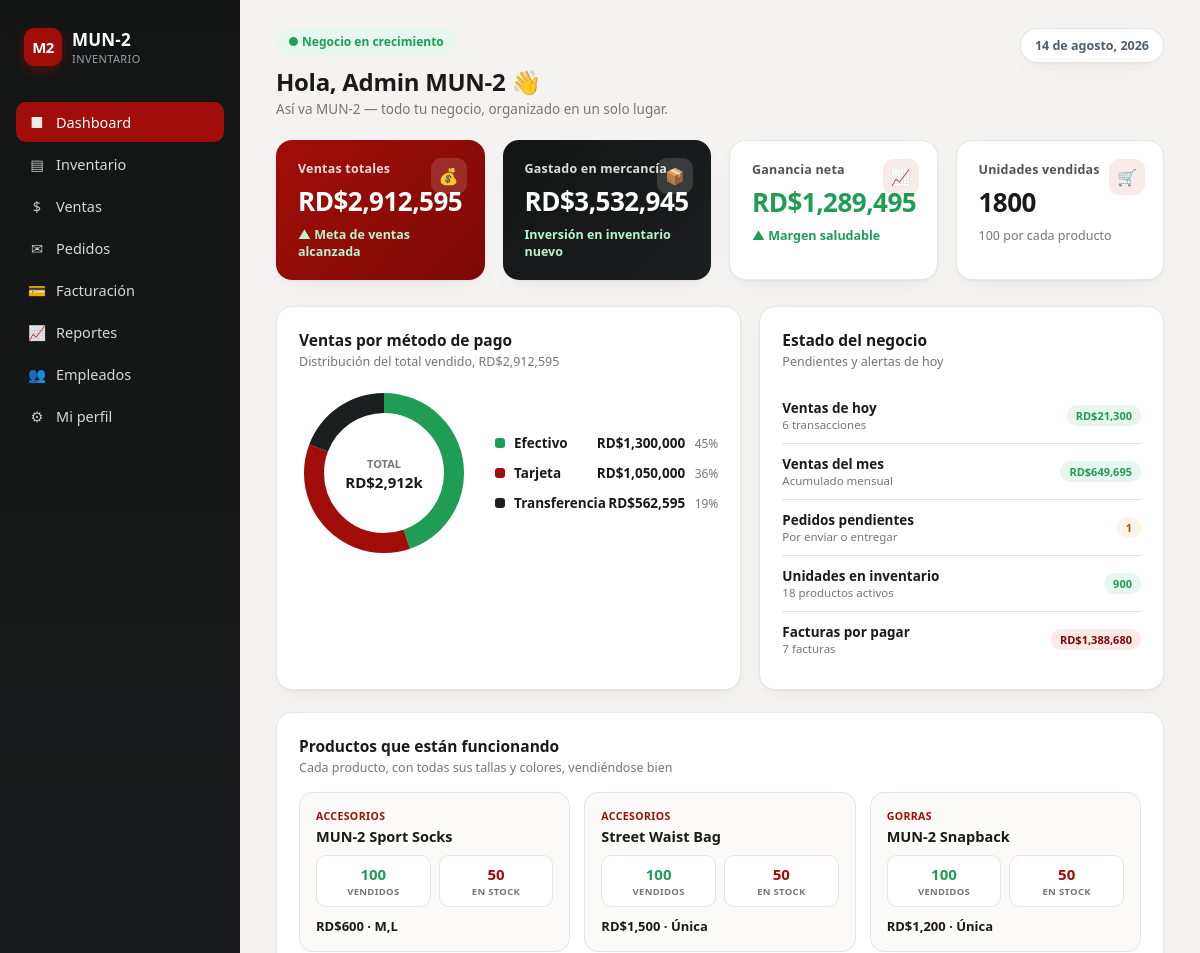
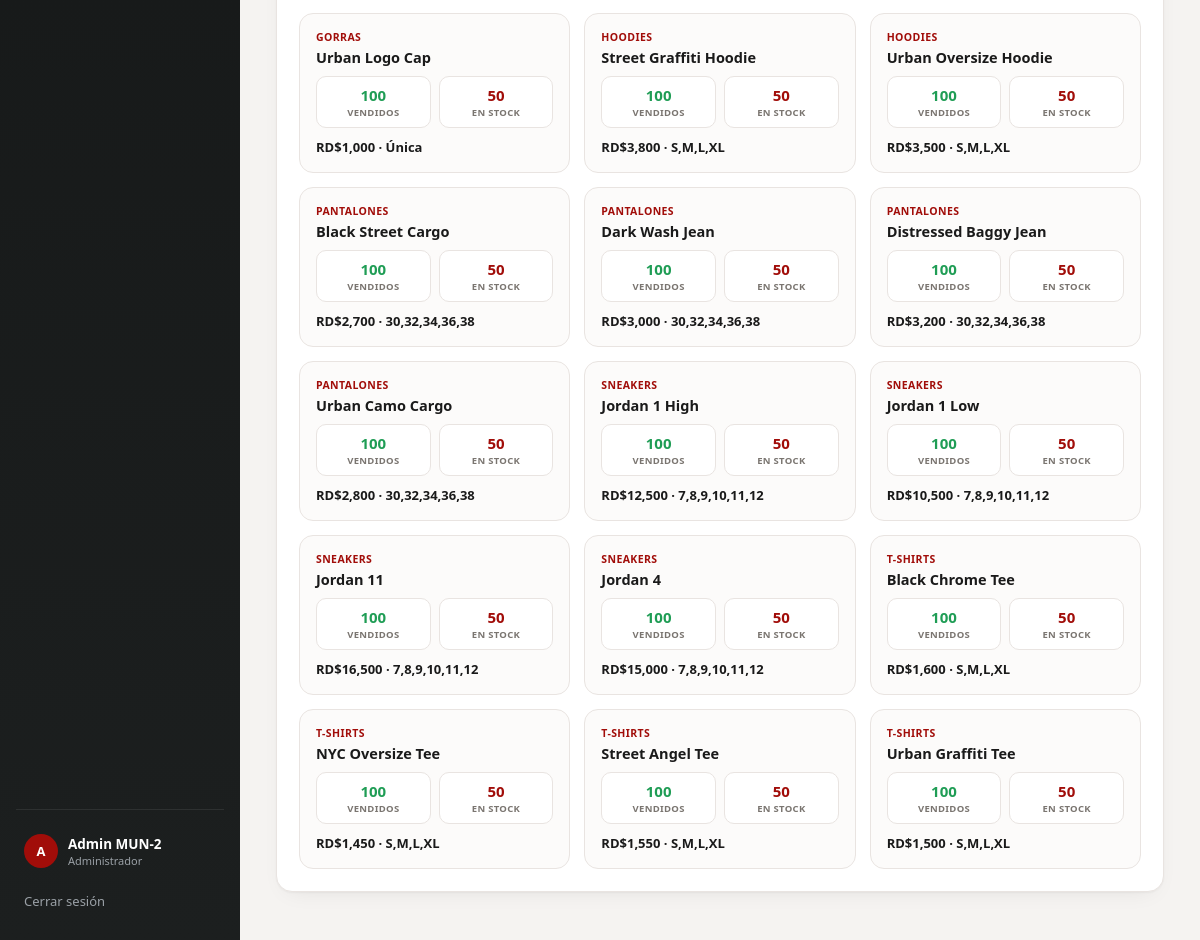
/dashboard (signed in), run on the app's committed database (2 pictures, top to bottom).
### tables this page shows
CREATE TABLE productos (
            id INTEGER PRIMARY KEY AUTOINCREMENT,
            sku TEXT UNIQUE NOT NULL,
            nombre TEXT NOT NULL,
            categoria TEXT NOT NULL,
            descripcion TEXT,
            precio_venta INTEGER NOT NULL,
            costo INTEGER NOT NULL,
            stock INTEGER NOT NULL DEFAULT 0,
            stock_minimo INTEGER NOT NULL DEFAULT 5,
            color TEXT,
            tallas TEXT
        );

### app.py (the view)
@app.route("/dashboard")
@login_required
def dashboard():
    db = get_db()
    hoy = datetime.now().strftime("%Y-%m-%d")
    ventas_hoy = db.execute(
        "SELECT COALESCE(SUM(total), 0) AS total, COUNT(*) AS n "
        "FROM ventas WHERE fecha LIKE ?",
        (f"{hoy}%",),
    ).fetchone()
    productos_vendidos_hoy = db.execute(
        "SELECT COALESCE(SUM(vi.cantidad), 0) AS n "
        "FROM venta_items vi JOIN ventas v ON v.id = vi.venta_id "
        "WHERE v.fecha LIKE ?",
        (f"{hoy}%",),
    ).fetchone()["n"]
    mes = datetime.now().strftime("%Y-%m")
    ventas_mes = db.execute(
        "SELECT COALESCE(SUM(total), 0) AS total FROM ventas WHERE fecha LIKE ?",
        (f"{mes}%",),
    ).fetchone()["total"]
    stock_bajo = db.execute(
        "SELECT * FROM productos WHERE stock <= stock_minimo ORDER BY stock ASC"
    ).fetchall()
    total_inventario_unidades = db.execute(
        "SELECT COALESCE(SUM(stock), 0) AS n FROM productos"
    ).fetchone()["n"]
    ultimas_ventas = db.execute(
        "SELECT * FROM ventas ORDER BY id DESC LIMIT 5"
    ).fetchall()
    pedidos_pendientes = db.execute(
        "SELECT COUNT(*) AS n FROM pedidos WHERE estado IN ('Pendiente', 'Enviado')"
    ).fetchone()["n"]
    facturas_pendientes = None
    if session.get("rol") == "Administrador":
        facturas_pendientes = db.execute(
            "SELECT COUNT(*) AS n, COALESCE(SUM(monto), 0) AS total FROM facturas WHERE estado = 'Pendiente'"
        ).fetchone()
    ventas_total = db.execute(
        "SELECT COALESCE(SUM(total), 0) AS t FROM ventas"
    ).fetchone()["t"]
    gasto_mercancia = db.execute(
        "SELECT COALESCE(SUM(monto), 0) AS t FROM facturas"
    ).fetchone()["t"]
    ganancia_neta = ventas_total - COSTO_MERCANCIA_VENDIDA
    filas_metodo = db.execute(
        """SELECT metodo_pago, COALESCE(SUM(total), 0) AS total
           FROM ventas GROUP BY metodo_pago ORDER BY total DESC"""
    ).fetchall()
    metodos_pago = []
    offset = 0
    circunferencia = 2 * 3.14159265 * 70  # radio 70 del donut en el SVG
    for fila in filas_metodo:
        pct = (fila["total"] / ventas_total * 100) if ventas_total else 0
        largo_arco = circunferencia * (pct / 100)
        metodos_pago.append({
            "metodo": fila["metodo_pago"],
            "total": fila["total"],
            "pct": pct,
            "color": COLORES_METODO_PAGO.get(fila["metodo_pago"], "#525E6A"),
            "dasharray": f"{largo_arco:.2f} {circunferencia:.2f}",
            "dashoffset": f"{-offset:.2f}",
        })
        offset += largo_arco
    productos_vitrina = db.execute(
        "SELECT * FROM productos ORDER BY categoria, nombre"
    ).fetchall()
    return render_template(
        "dashboard.html",
        ventas_hoy_total=ventas_hoy["total"],
        ventas_hoy_n=ventas_hoy["n"],
        productos_vendidos_hoy=productos_vendidos_hoy,
        ventas_mes=ventas_mes,
        stock_bajo=stock_bajo,
        total_inventario_unidades=total_inventario_unidades,
        ultimas_ventas=ultimas_ventas,
        pedidos_pendientes=pedidos_pendientes,
        facturas_pendientes=facturas_pendientes,
        ventas_total=ventas_total,
        gasto_mercancia=gasto_mercancia,
        ganancia_neta=ganancia_neta,
        metodos_pago=metodos_pago,
        productos_vitrina=productos_vitrina,
        unidades_vendidas_badge=UNIDADES_VENDIDAS_POR_PRODUCTO,
    )

### app.py (called while the page is built)
def get_db():
    if "db" not in g:
        g.db = get_connection()
    return g.db

def login_required(view):
    @wraps(view)
    def wrapped(*args, **kwargs):
        if "usuario_id" not in session:
            return redirect(url_for("login"))
        return view(*args, **kwargs)
    return wrapped

@app.context_processor
def inject_globals():
    ahora = datetime.now()
    fecha_hoy = f"{ahora.day} de {MESES_ES[ahora.month - 1]}, {ahora.year}"
    return {
        "tienda_nombre": "MUN-2",
        "usuario_actual": session.get("nombre"),
        "rol_actual": session.get("rol"),
        "fecha_hoy": fecha_hoy,
    }

### database.py (called while the page is built)
def get_connection():
    conn = sqlite3.connect(DB_PATH)
    conn.row_factory = sqlite3.Row
    conn.execute("PRAGMA foreign_keys = ON")
    return conn

### templates/dashboard.html (shortened to what this page needs)
{% extends "base.html" %}
{% block content %}
<div class="topbar-wrap">
  <div>
    <span class="hero-tag">&#9679; Negocio en crecimiento</span>
    <div class="page-title">Hola, {{ usuario_actual }} &#128075;</div>
    <div class="page-sub">Así va MUN-2 — todo tu negocio, organizado en un solo lugar.</div>
  </div>
  <div class="date-pill">{{ fecha_hoy }}</div>
</div>
<div class="kpi-grid">
  <div class="kpi-card accent-red">
    <div class="kpi-icon">&#128176;</div>
    <div class="kpi-label">Ventas totales</div>
    <div class="kpi-value">RD${{ "{:,}".format(ventas_total) }}</div>
    <div class="kpi-foot">&#9650; Meta de ventas alcanzada</div>
  </div>
  <div class="kpi-card accent-black">
    <div class="kpi-icon">&#128230;</div>
    <div class="kpi-label">Gastado en mercancía</div>
    <div class="kpi-value">RD${{ "{:,}".format(gasto_mercancia) }}</div>
    <div class="kpi-foot">Inversión en inventario nuevo</div>
  </div>
  <div class="kpi-card">
    <div class="kpi-icon">&#128200;</div>
    <div class="kpi-label">Ganancia neta</div>
    <div class="kpi-value" style="color:var(--success);">RD${{ "{:,}".format(ganancia_neta) }}</div>
    <div class="kpi-foot">&#9650; Margen saludable</div>
  </div>
  <div class="kpi-card">
    <div class="kpi-icon">&#128722;</div>
    <div class="kpi-label">Unidades vendidas</div>
    <div class="kpi-value">{{ productos_vitrina|length * unidades_vendidas_badge }}</div>
    <div class="kpi-foot kpi-foot-muted">{{ unidades_vendidas_badge }} por cada producto</div>
  </div>
</div>
<div class="row-2col">
  <div class="card">
    <div class="card-title">Ventas por método de pago</div>
    <div class="card-sub">Distribución del total vendido, RD${{ "{:,}".format(ventas_total) }}</div>
    <div class="donut-wrap">
      <svg width="170" height="170" viewBox="0 0 170 170">
        <circle cx="85" cy="85" r="70" fill="none" stroke="#F0ECE9" stroke-width="20"></circle>
        {% for m in metodos_pago %}
        <circle cx="85" cy="85" r="70" fill="none"
                stroke="{{ m.color }}" stroke-width="20"
                stroke-dasharray="{{ m.dasharray }}"
                stroke-dashoffset="{{ m.dashoffset }}"
                transform="rotate(-90 85 85)"
                stroke-linecap="butt"></circle>
        {% endfor %}
        <text x="85" y="80" text-anchor="middle" class="donut-center-label" fill="#7A7570">TOTAL</text>
        <text x="85" y="100" text-anchor="middle" class="donut-center-value" fill="#1A1A1A" style="font-size:15px; font-weight:800;">RD${{ "{:,}".format(ventas_total // 1000) }}k</text>
      </svg>
      <div class="donut-legend">
        {% for m in metodos_pago %}
        <div class="legend-row">
          <div class="legend-label">
            <span class="legend-dot" style="background:{{ m.color }};"></span>
            {{ m.metodo }}
          </div>
          <div>
            <span class="legend-value">RD${{ "{:,}".format(m.total) }}</span>
            <span class="legend-pct">{{ "%.0f"|format(m.pct) }}%</span>
          </div>
        </div>
        {% endfor %}
      </div>
    </div>
  </div>
  <div class="card">
    <div class="card-title">Estado del negocio</div>
    <div class="card-sub">Pendientes y alertas de hoy</div>
    <div class="mini-stat-row">
      <div>
        <div class="mini-stat-name">Ventas de hoy</div>
        <div class="mini-stat-sub">{{ ventas_hoy_n }} transacciones</div>
      </div>
      <span class="badge badge-ok">RD${{ "{:,}".format(ventas_hoy_total) }}</span>
    </div>
    <div class="mini-stat-row">
      <div>
        <div class="mini-stat-name">Ventas del mes</div>
        <div class="mini-stat-sub">Acumulado mensual</div>
      </div>
      <span class="badge badge-ok">RD${{ "{:,}".format(ventas_mes) }}</span>
    </div>
    <div class="mini-stat-row">
      <div>
        <div class="mini-stat-name">Pedidos pendientes</div>
        <div class="mini-stat-sub">Por enviar o entregar</div>
      </div>
      <span class="badge {% if pedidos_pendientes > 0 %}badge-warn{% else %}badge-ok{% endif %}">{{ pedidos_pendientes }}</span>
    </div>
    <div class="mini-stat-row">
      <div>
        <div class="mini-stat-name">Unidades en inventario</div>
        <div class="mini-stat-sub">{{ productos_vitrina|length }} productos activos</div>
      </div>
      <span class="badge badge-ok">{{ total_inventario_unidades }}</span>
    </div>
    {% if facturas_pendientes %}
    <div class="mini-stat-row">
      <div>
        <div class="mini-stat-name">Facturas por pagar</div>
        <div class="mini-stat-sub">{{ facturas_pendientes.n }} facturas</div>
      </div>
      <span class="badge {% if facturas_pendientes.n > 0 %}badge-red{% else %}badge-ok{% endif %}">RD${{ "{:,}".format(facturas_pendientes.total) }}</span>
    </div>
    {% endif %}
  </div>
</div>
<div class="card">
  <div class="showcase-header">
    <div>
      <div class="card-title">Productos que están funcionando</div>
      <div class="card-sub" style="margin-bottom:0;">Cada producto, con todas sus tallas y colores, vendiéndose bien</div>
    </div>
  </div>
  <div class="showcase-grid">
    {% for p in productos_vitrina %}
    <div class="prod-card">
      <div class="prod-cat">{{ p.categoria }}</div>
      <div class="prod-name">{{ p.nombre }}</div>
      <div class="prod-stats">
        <div class="prod-stat">
          <div class="prod-stat-num sold">{{ unidades_vendidas_badge }}</div>
          <div class="prod-stat-lbl">Vendidos</div>
        </div>
        <div class="prod-stat">
          <div class="prod-stat-num stock">{{ p.stock }}</div>
          <div class="prod-stat-lbl">En stock</div>
        </div>
      </div>
      <div class="prod-price">RD${{ "{:,}".format(p.precio_venta) }} &middot; {{ p.tallas }}</div>
    </div>
    {% endfor %}
  </div>
</div>
{% endblock %}

### templates/base.html (shortened to what this page needs)
<!DOCTYPE html>
<html lang="es">
<head>
</head>
<body>
  <aside class="sidebar">
    <div class="brand">
      <div class="brand-badge">M2</div>
      <div>
        <div class="brand-name">MUN&#8209;2</div>
        <div class="brand-sub">Inventario</div>
      </div>
    </div>
    <div class="nav-section">
      <a class="nav-link {% if request.path == url_for('dashboard') %}active{% endif %}" href="{{ url_for('dashboard') }}">
        <span class="nav-icon">&#9632;</span> Dashboard
      </a>
      <a class="nav-link {% if request.path.startswith('/inventario') %}active{% endif %}" href="{{ url_for('inventario') }}">
        <span class="nav-icon">&#9636;</span> Inventario
      </a>
      <a class="nav-link {% if request.path.startswith('/ventas') %}active{% endif %}" href="{{ url_for('ventas') }}">
        <span class="nav-icon">&#36;</span> Ventas
      </a>
      <a class="nav-link {% if request.path.startswith('/pedidos') %}active{% endif %}" href="{{ url_for('pedidos') }}">
        <span class="nav-icon">&#9993;</span> Pedidos
      </a>
      {% if rol_actual == 'Administrador' %}
      <a class="nav-link {% if request.path.startswith('/facturacion') %}active{% endif %}" href="{{ url_for('facturacion') }}">
        <span class="nav-icon">&#128179;</span> Facturación
      </a>
      <a class="nav-link {% if request.path.startswith('/reportes') %}active{% endif %}" href="{{ url_for('reportes') }}">
        <span class="nav-icon">&#128200;</span> Reportes
      </a>
      <a class="nav-link {% if request.path.startswith('/usuarios') %}active{% endif %}" href="{{ url_for('usuarios') }}">
        <span class="nav-icon">&#128101;</span> Empleados
      </a>
      {% endif %}
      <a class="nav-link {% if request.path.startswith('/perfil') %}active{% endif %}" href="{{ url_for('perfil') }}">
        <span class="nav-icon">&#9881;</span> Mi perfil
      </a>
    </div>
    <div class="sidebar-footer">
      <div class="user-chip">
        <div class="user-avatar">{{ (usuario_actual or "U")[0] }}</div>
        <div>
          <div class="user-name">{{ usuario_actual }}</div>
          <div class="user-role">{{ rol_actual }}</div>
        </div>
      </div>
      <a class="logout-link" href="{{ url_for('logout') }}">Cerrar sesión</a>
    </div>
  </aside>
  <main class="main">
    {% block content %}{% endblock %}
  </main>
</body>
</html>

### templates/base.html (style rules this page uses)
:root { --red:#A10D09; --red-dark:#7C0A07; --red-soft:#FDE9E8; --black:#131515; --charcoal:#1C1F1F; --slate:#525E6A; --bg:#F5F3F1; --card:#FFFFFF; --border:#E9E4E1; --text:#1A1A1A; --muted:#7A7570; --success:#1F9D55; --success-soft:#E7F7EE; --radius:16px; --shadow:0 1px 2px rgba(20,15,12,0.04), 0 8px 24px -12px rgba(20,15,12,0.10); }
* { box-sizing:border-box; }
body { margin:0; font-family:'Segoe UI', system-ui, -apple-system, Roboto, Helvetica, Arial, sans-serif; background:var(--bg); color:var(--text); display:flex; min-height:100vh; }
a { text-decoration:none; color:inherit; }
.sidebar { width:240px; flex-shrink:0; background:linear-gradient(180deg, var(--black) 0%, var(--charcoal) 100%); color:#fff; display:flex; flex-direction:column; padding:24px 16px; }
.brand { display:flex; align-items:center; gap:10px; padding:4px 8px 28px 8px; }
.brand-badge { width:38px; height:38px; border-radius:10px; background:var(--red); display:flex; align-items:center; justify-content:center; font-weight:800; font-size:15px; letter-spacing:-0.5px; box-shadow:0 4px 12px rgba(161,13,9,0.45); }
.brand-name { font-weight:700; font-size:17px; letter-spacing:0.2px; }
.brand-sub { font-size:11px; color:#9AA0A6; letter-spacing:0.4px; text-transform:uppercase; }
.nav-section { margin-top:8px; }
.nav-link { display:flex; align-items:center; gap:10px; padding:10px 12px; border-radius:10px; font-size:14.5px; color:#D6D8D9; font-weight:500; margin-bottom:2px; transition:background 0.15s ease, color 0.15s ease; }
.nav-link.active { background:var(--red); color:#fff; }
.nav-icon { width:18px; text-align:center; opacity:0.9; }
.sidebar-footer { margin-top:auto; padding-top:16px; border-top:1px solid rgba(255,255,255,0.08); }
.user-chip { display:flex; align-items:center; gap:10px; padding:8px; }
.user-avatar { width:34px; height:34px; border-radius:50%; background:var(--red); display:flex; align-items:center; justify-content:center; font-weight:700; font-size:13px; }
.user-name { font-size:13.5px; font-weight:600; color:#fff; }
.user-role { font-size:11px; color:#9AA0A6; }
.logout-link { display:block; margin-top:10px; font-size:13px; color:#9AA0A6; padding:6px 8px; }
.main { flex:1; padding:28px 36px 48px 36px; max-width:1400px; }
.page-title { font-size:24px; font-weight:800; letter-spacing:-0.3px; }
.page-sub { font-size:13.5px; color:var(--muted); margin-top:2px; }
.date-pill { background:var(--card); border:1px solid var(--border); padding:8px 14px; border-radius:999px; font-size:12.5px; color:var(--slate); font-weight:600; box-shadow:var(--shadow); }
.card { background:var(--card); border:1px solid var(--border); border-radius:var(--radius); box-shadow:var(--shadow); padding:22px; }

### data on the page
productos: categoria "ACCESORIOS", nombre "MUN-2 Sport Socks", unidades_vendidas_badge "100", stock "50", precio_venta "600", tallas "M,L"
productos: categoria "ACCESORIOS", nombre "Street Waist Bag", unidades_vendidas_badge "100", stock "50", precio_venta "1,500", tallas "Única"
productos: categoria "GORRAS", nombre "MUN-2 Snapback", unidades_vendidas_badge "100", stock "50", precio_venta "1,200", tallas "Única"
productos: categoria "GORRAS", nombre "Urban Logo Cap", unidades_vendidas_badge "100", stock "50", precio_venta "1,000", tallas "Única"
productos: categoria "HOODIES", nombre "Street Graffiti Hoodie", unidades_vendidas_badge "100", stock "50", precio_venta "3,800", tallas "S,M,L,XL"
productos: categoria "HOODIES", nombre "Urban Oversize Hoodie", unidades_vendidas_badge "100", stock "50", precio_venta "3,500", tallas "S,M,L,XL"
productos: categoria "PANTALONES", nombre "Black Street Cargo", unidades_vendidas_badge "100", stock "50", precio_venta "2,700", tallas "30,32,34,36,38"
productos: categoria "PANTALONES", nombre "Dark Wash Jean", unidades_vendidas_badge "100", stock "50", precio_venta "3,000", tallas "30,32,34,36,38"
productos: categoria "PANTALONES", nombre "Distressed Baggy Jean", unidades_vendidas_badge "100", stock "50", precio_venta "3,200", tallas "30,32,34,36,38"
productos: categoria "PANTALONES", nombre "Urban Camo Cargo", unidades_vendidas_badge "100", stock "50", precio_venta "2,800", tallas "30,32,34,36,38"
productos: categoria "SNEAKERS", nombre "Jordan 1 High", unidades_vendidas_badge "100", stock "50", precio_venta "12,500", tallas "7,8,9,10,11,12"
productos: categoria "SNEAKERS", nombre "Jordan 1 Low", unidades_vendidas_badge "100", stock "50", precio_venta "10,500", tallas "7,8,9,10,11,12"
productos: categoria "SNEAKERS", nombre "Jordan 11", unidades_vendidas_badge "100", stock "50", precio_venta "16,500", tallas "7,8,9,10,11,12"
productos: categoria "SNEAKERS", nombre "Jordan 4", unidades_vendidas_badge "100", stock "50", precio_venta "15,000", tallas "7,8,9,10,11,12"
productos: categoria "T-SHIRTS", nombre "Black Chrome Tee", unidades_vendidas_badge "100", stock "50", precio_venta "1,600", tallas "S,M,L,XL"
productos: categoria "T-SHIRTS", nombre "NYC Oversize Tee", unidades_vendidas_badge "100", stock "50", precio_venta "1,450", tallas "S,M,L,XL"
productos: categoria "T-SHIRTS", nombre "Street Angel Tee", unidades_vendidas_badge "100", stock "50", precio_venta "1,550", tallas "S,M,L,XL"
productos: categoria "T-SHIRTS", nombre "Urban Graffiti Tee", unidades_vendidas_badge "100", stock "50", precio_venta "1,500", tallas "S,M,L,XL"

### other printed values
{{ (usuario_actual or "U")[0] }} "A"
{{ usuario_actual }} "Admin MUN-2"
{{ rol_actual }} "Administrador"
{{ "{:,}".format(ventas_total) }} "2,912,595"
{{ "{:,}".format(gasto_mercancia) }} "3,532,945"
{{ "{:,}".format(ganancia_neta) }} "1,289,495"
{{ productos_vitrina|length * unidades_vendidas_badge }} "1800"
{{ unidades_vendidas_badge }} "100"
{{ "{:,}".format(ventas_total // 1000) }} "2,912"
{{ m.metodo }} "Efectivo" "Tarjeta" "Transferencia"
{{ "{:,}".format(m.total) }} "1,300,000" "1,050,000" "562,595"
{{ "%.0f"|format(m.pct) }} "45" "36" "19"
{{ ventas_hoy_n }} "6"
{{ "{:,}".format(ventas_hoy_total) }} "21,300"
{{ "{:,}".format(ventas_mes) }} "649,695"
